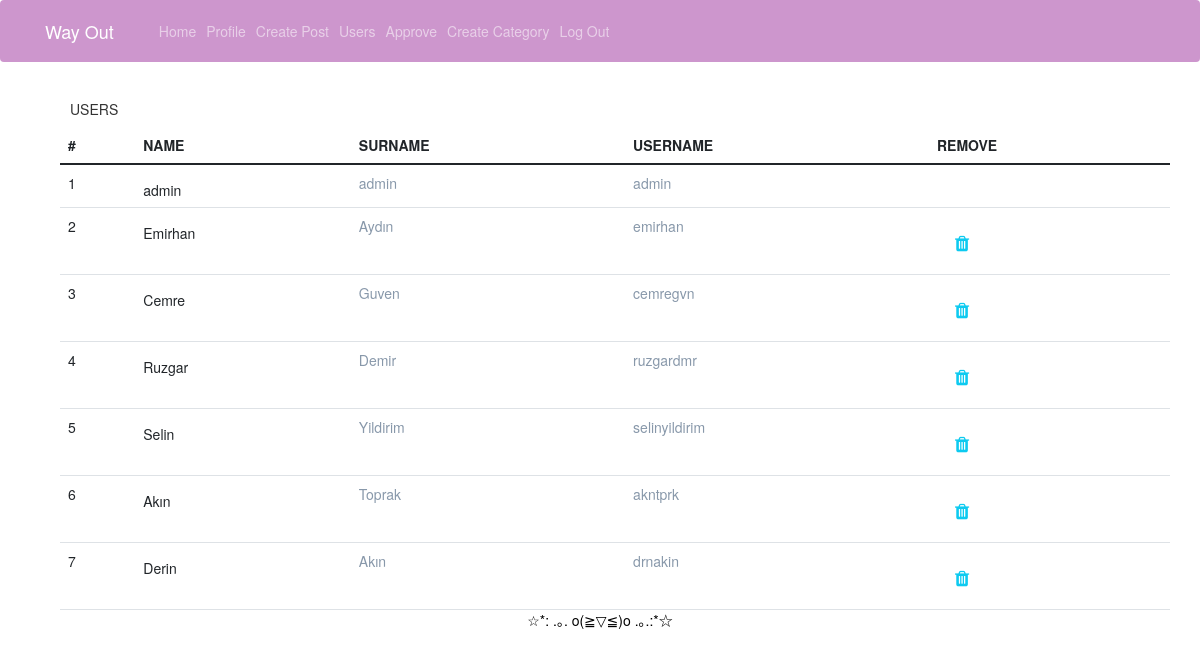
Screenshot of /users (signed in) with the database file from the repository.
### app.py (models this page shows)
class User(UserMixin, db.Model):
    __tablename__= 'user'
    id = db.Column(db.Integer, primary_key=True)
    username = db.Column(db.String(100), unique=True)
    name = db.Column(db.String(50))
    surname = db.Column(db.String(50))
    password = db.Column(db.String(128))
    posts=db.relationship('Post', backref='owner')
    votes=db.relationship('Vote', backref='owner_vote')
    comments=db.relationship('Comment', backref='owner')
    is_admin = db.Column(db.Boolean,default = False)

### app.py (the view)
@app.route('/users')
@is_admin
def users():
    users = User.query.all()
    return render_template("users.html" , title='Users' , users = users )

### app.py (called while the page is built)
@login_manager.user_loader
def load_user(user_id):
    return User.query.get(int(user_id))

def is_admin(f):
    @wraps(f)
    def wrap(*args, **kwargs):
        if current_user.is_admin:
            return f(*args, **kwargs)
        return "access denied" , 403
    return login_required(wrap)

### templates/users.html (shortened to what this page needs)
{% extends "layout.html" %}
{% block body %}
<link href="https://maxcdn.bootstrapcdn.com/font-awesome/4.7.0/css/font-awesome.min.css" rel="stylesheet" />
<div class="container">
<div class="row">
    <div class="col-md-12">
        <div class="card">
            <div class="card-body">
                <h5 class="card-title text-uppercase mb-0">Users</h5>
            </div>
            <div class="table-responsive">
                <table class="table no-wrap user-table mb-0">
                  <thead>
                    <tr>
                      <th scope="col" class="border-0 text-uppercase font-medium pl-4">#</th>
                      <th scope="col" class="border-0 text-uppercase font-medium">Name</th>
                      <th scope="col" class="border-0 text-uppercase font-medium">Surname</th>
                      <th scope="col" class="border-0 text-uppercase font-medium">Username</th>
                      <th scope="col" class="border-0 text-uppercase font-medium">Remove</th>
                    </tr>
                  </thead>
                  <tbody>
                    {% for user in users %}
                    <tr>
                      <td class="pl-4">{{ user.id }}</td>
                      <td>
                          <h5 class="font-medium mb-0">{{ user.name }}</h5>
                      </td>
                      <td>
                          <span class="text-muted">{{ user.surname }}</span><br>
                      </td>
                      <td>
                          <span class="text-muted">{{ user.username }}</span><br>
                      </td>
                      <td>
                        {% if not user.is_admin %} <a type="button" href="{{url_for('delete',id=user.id)}}" class="btn btn-outline-info btn-circle btn-lg btn-circle ml-2"><i class="fa fa-trash"></i> </a> {% endif %}
                      </td>
                    </tr>
                    {% endfor %}
                  </tbody>
                </table>
            </div>
        </div>
    </div>
</div>
</div>
{% endblock body %}

### templates/layout.html (shortened to what this page needs)
<!DOCTYPE html>
<html lang="en">
<head>
<link href="{{ url_for('static', filename = 'css/styles.css') }} " rel="stylesheet" />
<link href="//netdna.bootstrapcdn.com/bootstrap/3.2.0/css/bootstrap.min.css" rel="stylesheet" id="bootstrap-css">
<link rel="stylesheet" href="https://cdnjs.cloudflare.com/ajax/libs/font-awesome/4.7.0/css/font-awesome.min.css">
</head>
<body>
<nav class="navbar navbar-expand-lg navbar-dark bg-dark">
    <div class="container">
        <a class="navbar-brand" href="{{url_for('index')}}">Way Out</a>
        <div class="collapse navbar-collapse" id="navbarSupportedContent">
            <ul class="navbar-nav ms-auto mb-2 mb-lg-0">
                <li class="nav-item"><a class="nav-link" href="{{url_for('index')}}">Home</a></li>
                {% if not current_user.is_authenticated %}
                    <li class="nav-item"><a class="nav-link" href="{{url_for('login')}}">Login</a></li>
                {% else %}
                    <li class="nav-item"><a class="nav-link" href="{{url_for('profile',id=current_user.id)}}">Profile</a></li>
                    <li class="nav-item"><a class="nav-link" href="{{url_for('create_post')}}">Create Post</a></li>
                    {% if current_user.is_admin %}
                        <li class="nav-item"><a class="nav-link" href="{{url_for('users')}}">Users</a></li>
                        <li class="nav-item"><a class="nav-link" href="{{url_for('approve')}}">Approve</a></li>
                        <li class="nav-item"><a class="nav-link" href="{{url_for('create_category')}}">Create Category</a></li>
                    {% endif %}
                <li class="nav-item"><a class="nav-link" href="{{url_for('logout')}}">Log Out</a></li>
                {% endif %}
            </ul>
        </div>
    </div>
</nav>
<div class="container">
    <div class="row">
        <div class="col-lg-12">
{% block body %}
{% endblock body %}
</div>
</div>
</div>
    <div class="container" ><p class="m-0 text-center text-black"> ☆*: .｡. o(≧▽≦)o .｡.:*☆</p></div>
</body>
</html>

### templates/users.html (style rules this page uses)
body { background: #edf1f5; }
.card { position: relative; display: flex; flex-direction: column; min-width: 0; word-wrap: break-word; background-color: #fff; background-clip: border-box; border: 0 solid transparent; border-radius: 0; }
.btn-circle.btn-lg, .btn-group-lg>.btn-circle.btn { width: 50px; height: 50px; padding: 14px 15px; font-size: 18px; line-height: 23px; }
.text-muted { color: #8898aa!important; }
[type=button]:not(:disabled), [type=reset]:not(:disabled), [type=submit]:not(:disabled), button:not(:disabled) { cursor: pointer; }
.btn-circle { border-radius: 100%; width: 40px; height: 40px; padding: 10px; }

### rows the page displays
User: id "1", name "admin", surname "admin", username "admin"
User: id "2", name "Emirhan", surname "Aydın", username "emirhan"
User: id "3", name "Cemre", surname "Guven", username "cemregvn"
User: id "4", name "Ruzgar", surname "Demir", username "ruzgardmr"
User: id "5", name "Selin", surname "Yildirim", username "selinyildirim"
User: id "6", name "Akın", surname "Toprak", username "akntprk"
User: id "7", name "Derin", surname "Akın", username "drnakin"
